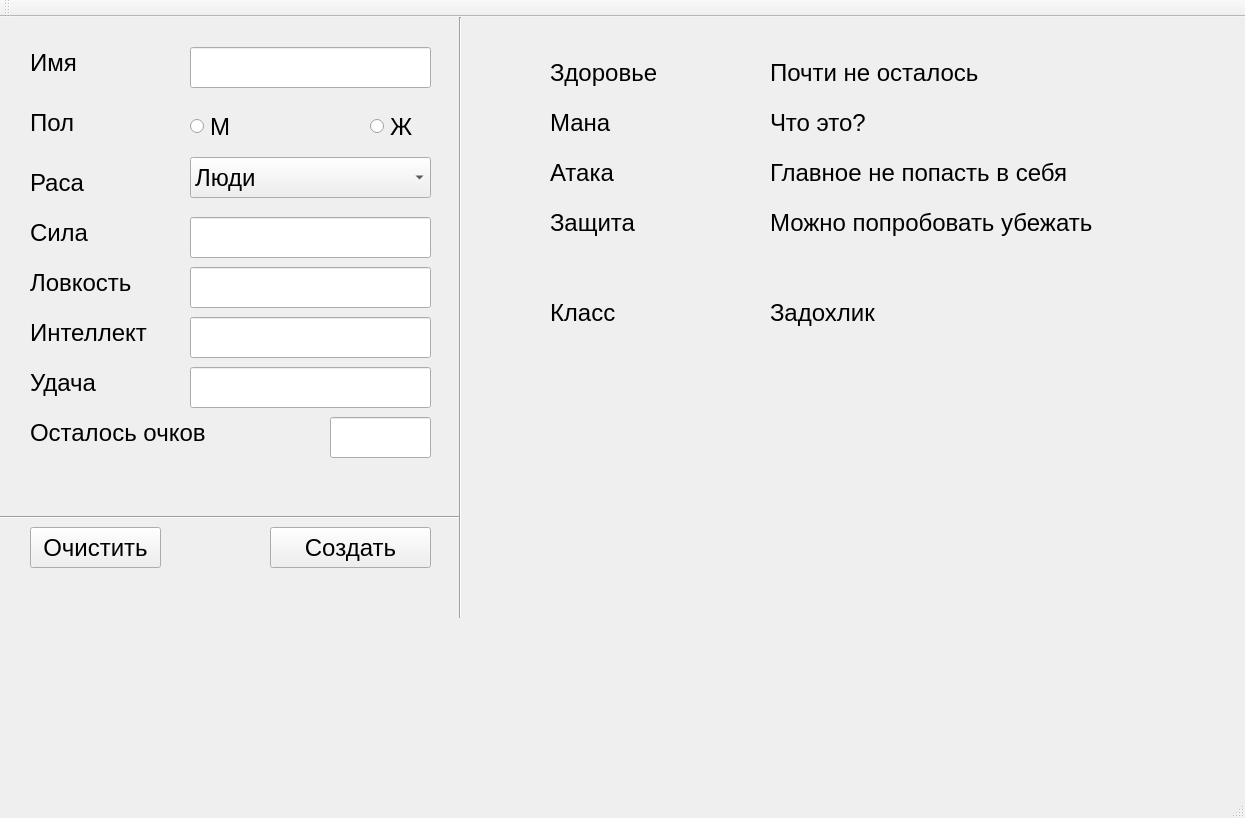
<?xml version="1.0" encoding="UTF-8"?>
<ui version="4.0">
 <class>MainWindow</class>
 <widget class="QMainWindow" name="MainWindow">
  <property name="geometry">
   <rect>
    <x>0</x>
    <y>0</y>
    <width>1245</width>
    <height>818</height>
   </rect>
  </property>
  <property name="font">
   <font>
    <pointsize>18</pointsize>
   </font>
  </property>
  <property name="windowTitle">
   <string>MainWindow</string>
  </property>
  <widget class="QWidget" name="centralWidget">
   <widget class="QLabel" name="label_Name">
    <property name="geometry">
     <rect>
      <x>30</x>
      <y>30</y>
      <width>131</width>
      <height>31</height>
     </rect>
    </property>
    <property name="text">
     <string>Имя</string>
    </property>
   </widget>
   <widget class="QLabel" name="label_Sex">
    <property name="geometry">
     <rect>
      <x>30</x>
      <y>90</y>
      <width>131</width>
      <height>31</height>
     </rect>
    </property>
    <property name="text">
     <string>Пол</string>
    </property>
   </widget>
   <widget class="QLineEdit" name="lineEdit_Name">
    <property name="geometry">
     <rect>
      <x>190</x>
      <y>30</y>
      <width>241</width>
      <height>41</height>
     </rect>
    </property>
   </widget>
   <widget class="QRadioButton" name="radioButton_Sex_M">
    <property name="geometry">
     <rect>
      <x>190</x>
      <y>100</y>
      <width>111</width>
      <height>19</height>
     </rect>
    </property>
    <property name="text">
     <string>М</string>
    </property>
   </widget>
   <widget class="QRadioButton" name="radioButton__Sex_W">
    <property name="geometry">
     <rect>
      <x>370</x>
      <y>100</y>
      <width>61</width>
      <height>19</height>
     </rect>
    </property>
    <property name="text">
     <string>Ж</string>
    </property>
   </widget>
   <widget class="QLabel" name="label_Str">
    <property name="geometry">
     <rect>
      <x>30</x>
      <y>200</y>
      <width>131</width>
      <height>31</height>
     </rect>
    </property>
    <property name="text">
     <string>Сила</string>
    </property>
   </widget>
   <widget class="QLabel" name="label_Dex">
    <property name="geometry">
     <rect>
      <x>30</x>
      <y>250</y>
      <width>131</width>
      <height>31</height>
     </rect>
    </property>
    <property name="text">
     <string>Ловкость</string>
    </property>
   </widget>
   <widget class="QLabel" name="label_Int">
    <property name="geometry">
     <rect>
      <x>30</x>
      <y>300</y>
      <width>151</width>
      <height>31</height>
     </rect>
    </property>
    <property name="text">
     <string>Интеллект</string>
    </property>
   </widget>
   <widget class="QLabel" name="label_Luck">
    <property name="geometry">
     <rect>
      <x>30</x>
      <y>350</y>
      <width>131</width>
      <height>31</height>
     </rect>
    </property>
    <property name="text">
     <string>Удача</string>
    </property>
   </widget>
   <widget class="QLineEdit" name="lineEdit_Str">
    <property name="geometry">
     <rect>
      <x>190</x>
      <y>200</y>
      <width>241</width>
      <height>41</height>
     </rect>
    </property>
   </widget>
   <widget class="QLineEdit" name="lineEdit_Dex">
    <property name="geometry">
     <rect>
      <x>190</x>
      <y>250</y>
      <width>241</width>
      <height>41</height>
     </rect>
    </property>
   </widget>
   <widget class="QLineEdit" name="lineEdit_Int">
    <property name="geometry">
     <rect>
      <x>190</x>
      <y>300</y>
      <width>241</width>
      <height>41</height>
     </rect>
    </property>
   </widget>
   <widget class="QLineEdit" name="lineEdit_Luck">
    <property name="geometry">
     <rect>
      <x>190</x>
      <y>350</y>
      <width>241</width>
      <height>41</height>
     </rect>
    </property>
   </widget>
   <widget class="QLabel" name="label_Score_Left">
    <property name="geometry">
     <rect>
      <x>30</x>
      <y>400</y>
      <width>221</width>
      <height>31</height>
     </rect>
    </property>
    <property name="text">
     <string>Осталось очков</string>
    </property>
   </widget>
   <widget class="QLineEdit" name="lineEdit_Score_Left">
    <property name="geometry">
     <rect>
      <x>330</x>
      <y>400</y>
      <width>101</width>
      <height>41</height>
     </rect>
    </property>
   </widget>
   <widget class="QPushButton" name="pushButton_Clear">
    <property name="geometry">
     <rect>
      <x>30</x>
      <y>510</y>
      <width>131</width>
      <height>41</height>
     </rect>
    </property>
    <property name="text">
     <string>Очистить</string>
    </property>
   </widget>
   <widget class="QPushButton" name="pushButton_Create">
    <property name="geometry">
     <rect>
      <x>270</x>
      <y>510</y>
      <width>161</width>
      <height>41</height>
     </rect>
    </property>
    <property name="text">
     <string>Создать</string>
    </property>
   </widget>
   <widget class="Line" name="line_Hor">
    <property name="geometry">
     <rect>
      <x>-10</x>
      <y>490</y>
      <width>471</width>
      <height>20</height>
     </rect>
    </property>
    <property name="orientation">
     <enum>Qt::Horizontal</enum>
    </property>
   </widget>
   <widget class="Line" name="line_Vert">
    <property name="geometry">
     <rect>
      <x>450</x>
      <y>0</y>
      <width>20</width>
      <height>601</height>
     </rect>
    </property>
    <property name="orientation">
     <enum>Qt::Vertical</enum>
    </property>
   </widget>
   <widget class="QLabel" name="label_HP">
    <property name="geometry">
     <rect>
      <x>550</x>
      <y>40</y>
      <width>131</width>
      <height>31</height>
     </rect>
    </property>
    <property name="text">
     <string>Здоровье</string>
    </property>
   </widget>
   <widget class="QLabel" name="label_Def">
    <property name="geometry">
     <rect>
      <x>550</x>
      <y>190</y>
      <width>131</width>
      <height>31</height>
     </rect>
    </property>
    <property name="text">
     <string>Защита</string>
    </property>
   </widget>
   <widget class="QLabel" name="label_MP">
    <property name="geometry">
     <rect>
      <x>550</x>
      <y>90</y>
      <width>131</width>
      <height>31</height>
     </rect>
    </property>
    <property name="text">
     <string>Мана</string>
    </property>
   </widget>
   <widget class="QLabel" name="label_Atk">
    <property name="geometry">
     <rect>
      <x>550</x>
      <y>140</y>
      <width>131</width>
      <height>31</height>
     </rect>
    </property>
    <property name="text">
     <string>Атака</string>
    </property>
   </widget>
   <widget class="QLabel" name="label_HP_Value">
    <property name="geometry">
     <rect>
      <x>770</x>
      <y>40</y>
      <width>271</width>
      <height>31</height>
     </rect>
    </property>
    <property name="text">
     <string>Почти не осталось</string>
    </property>
   </widget>
   <widget class="QLabel" name="label_Def_Value">
    <property name="geometry">
     <rect>
      <x>770</x>
      <y>190</y>
      <width>411</width>
      <height>31</height>
     </rect>
    </property>
    <property name="text">
     <string>Можно попробовать убежать</string>
    </property>
   </widget>
   <widget class="QLabel" name="label_MP_Value">
    <property name="geometry">
     <rect>
      <x>770</x>
      <y>90</y>
      <width>131</width>
      <height>31</height>
     </rect>
    </property>
    <property name="text">
     <string>Что это?</string>
    </property>
   </widget>
   <widget class="QLabel" name="label_Atk_Value">
    <property name="geometry">
     <rect>
      <x>770</x>
      <y>140</y>
      <width>371</width>
      <height>31</height>
     </rect>
    </property>
    <property name="text">
     <string>Главное не попасть в себя</string>
    </property>
   </widget>
   <widget class="QLabel" name="label_Class">
    <property name="geometry">
     <rect>
      <x>550</x>
      <y>280</y>
      <width>131</width>
      <height>31</height>
     </rect>
    </property>
    <property name="text">
     <string>Класс</string>
    </property>
   </widget>
   <widget class="QLabel" name="label_Class_Value">
    <property name="geometry">
     <rect>
      <x>770</x>
      <y>280</y>
      <width>241</width>
      <height>31</height>
     </rect>
    </property>
    <property name="text">
     <string>Задохлик</string>
    </property>
   </widget>
   <widget class="QLabel" name="label_Race">
    <property name="geometry">
     <rect>
      <x>30</x>
      <y>150</y>
      <width>61</width>
      <height>31</height>
     </rect>
    </property>
    <property name="text">
     <string>Раса</string>
    </property>
   </widget>
   <widget class="QComboBox" name="comboBox_Race">
    <property name="geometry">
     <rect>
      <x>190</x>
      <y>140</y>
      <width>241</width>
      <height>41</height>
     </rect>
    </property>
    <item>
     <property name="text">
      <string>Люди</string>
     </property>
    </item>
    <item>
     <property name="text">
      <string>Эльфы</string>
     </property>
    </item>
    <item>
     <property name="text">
      <string>Дварфы</string>
     </property>
    </item>
    <item>
     <property name="text">
      <string>Орки</string>
     </property>
    </item>
   </widget>
  </widget>
  <widget class="QMenuBar" name="menuBar">
   <property name="geometry">
    <rect>
     <x>0</x>
     <y>0</y>
     <width>1245</width>
     <height>46</height>
    </rect>
   </property>
  </widget>
  <widget class="QToolBar" name="mainToolBar">
   <attribute name="toolBarArea">
    <enum>TopToolBarArea</enum>
   </attribute>
   <attribute name="toolBarBreak">
    <bool>false</bool>
   </attribute>
  </widget>
  <widget class="QStatusBar" name="statusBar"/>
 </widget>
 <layoutdefault spacing="6" margin="11"/>
 <resources/>
 <connections/>
</ui>
